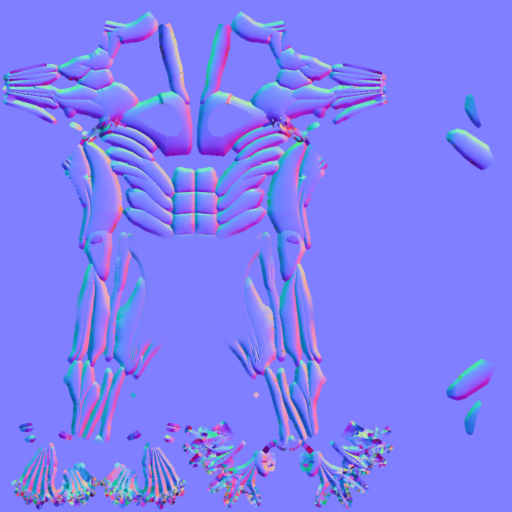
#> input picture docs/exercise-art/sources/pose-locked-20261028/assault-bike/source/anatomy-modesty-normal-1024.png, 1024 x 1024 px, given in place of top-whole-frame-placement.png, which was not available (shown at 1/2 size)
$ python finish_top_colours.py
#> lines starting #> are read from the running program, lines starting #| are printed output that depends on the picture; after the words box and inside, x2 and y2 are one past the last pixel; in counts of white or black regions, pixels touching at a corner belong together; pictures that were not available may be replaced by others from this repository, and a replacement may not be noted
"""Colour-only layer over the intact, globally placed top source."""
from pathlib import Path
from collections import Counter
import hashlib
import json
import numpy as np
from PIL import Image, ImageFilter

HERE = Path(__file__).resolve().parent
source_path = HERE / "top-whole-frame-placement.png"
source = Image.open(source_path).convert("RGB")
#> source is the input picture: PIL image 1024x1024 RGB; mean R, G, B 126.7, 126.6, 245.9
a = np.asarray(source).astype(np.float32)
chroma = a.max(axis=2) - a.min(axis=2)
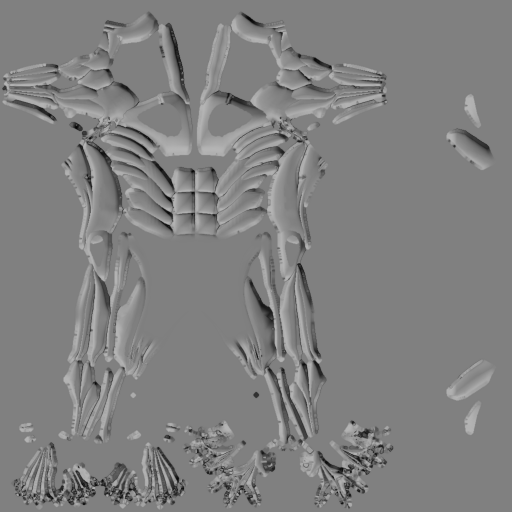
#> chroma: shape (1024, 1024) float32 (shown at 1/2 size); min 0, max 181, mean 128.5
existing_tint = (a[:,:,2] > a[:,:,0]+15) & (a[:,:,2] > a[:,:,1]+15) & (chroma > 20)
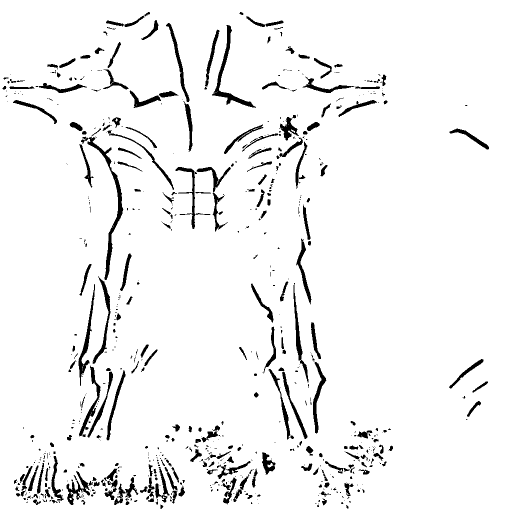
#> existing_tint: shape (1024, 1024) bool (shown at 1/2 size); 94.7% white; 693 black regions (436 under 20 px), largest, box (x1, y1, x2, y2) and area: (162, 273, 247, 560) 2450, (424, 50, 512, 216) 1825, (157, 568, 190, 772) 1273
# Positive ownership windows only label already-coloured compartments.
# No neutral anatomical, hand, weight, head or trainer pixel is selected.
fields = [
    {"name":"far-triceps","box":[385,520,455,701],"role":"primary"},
    {"name":"near-triceps","box":[573,520,675,820],"role":"primary"},
    {"name":"far-front-deltoid","box":[410,701,475,790],"role":"secondary"},
    {"name":"far-front-deltoid-upper-edge","box":[455,698,475,701],"role":"secondary"},
    {"name":"near-front-deltoid","box":[500,670,573,860],"role":"secondary"},
]
palette = {"primary":(123,114,233),"secondary":(149,144,224)}
layer = np.zeros((1856,1024,4),dtype=np.uint8)
covered = np.zeros((1856,1024),dtype=bool)
rows = []
local_chroma = np.asarray(Image.fromarray(chroma.astype(np.uint8)).filter(ImageFilter.MaxFilter(5))).astype(float)
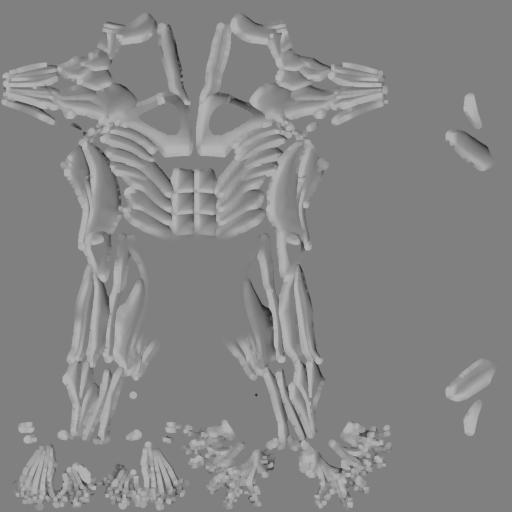
#> local_chroma: shape (1024, 1024) float64 (shown at 1/2 size); min 24, max 181, mean 134.6
for field in fields:
    x0,y0,x1,y1 = field["box"]
    mask = np.zeros_like(covered)
    mask[y0:y1,x0:x1] = existing_tint[y0:y1,x0:x1]
    assert not (covered & mask).any()
    covered |= mask
    core = np.asarray(Image.fromarray((mask*255).astype(np.uint8)).filter(ImageFilter.MinFilter(5))) == 255
    alpha = np.zeros_like(chroma)
#> (the run stopped early here; a loop or call above may not have finished)
